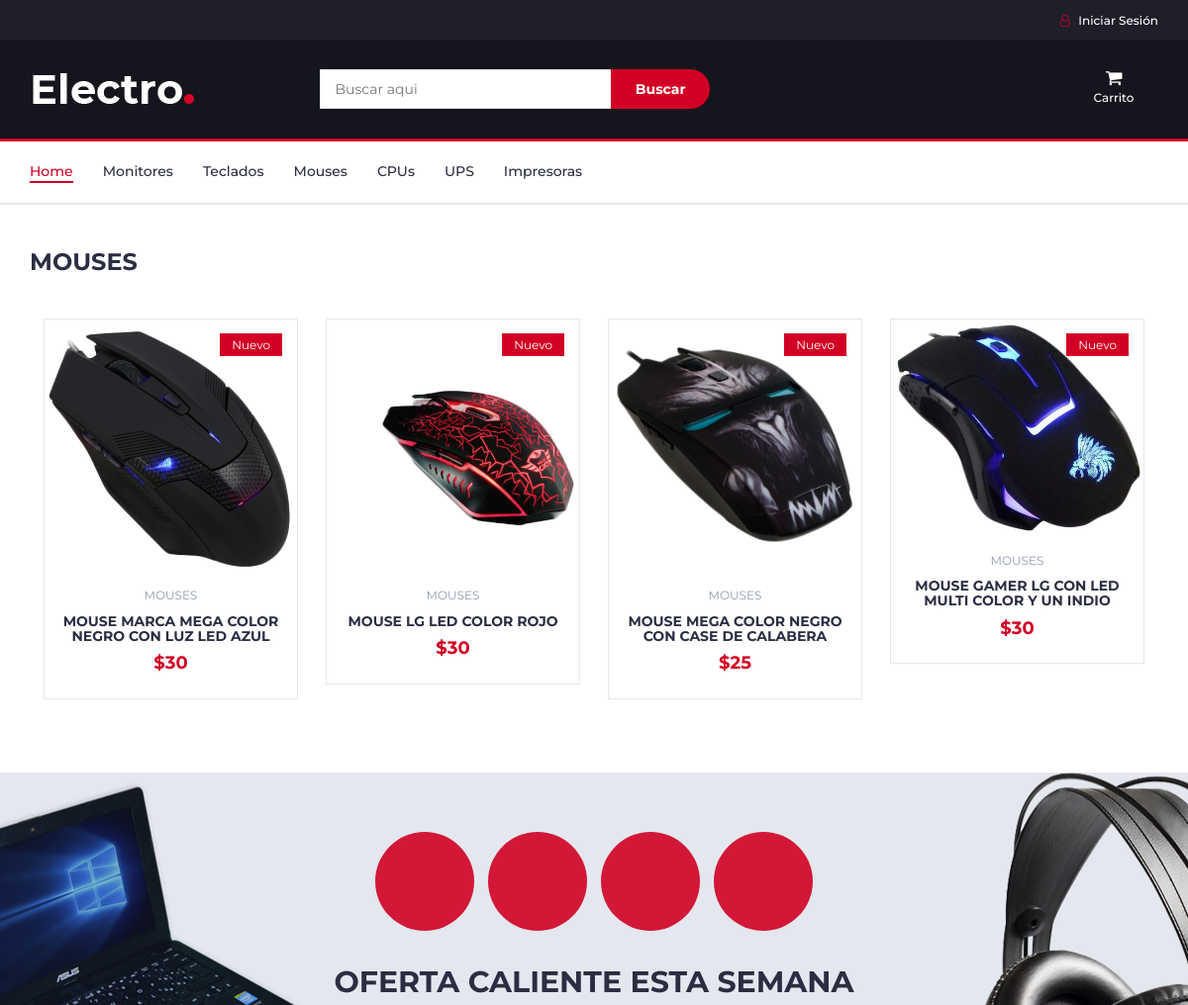
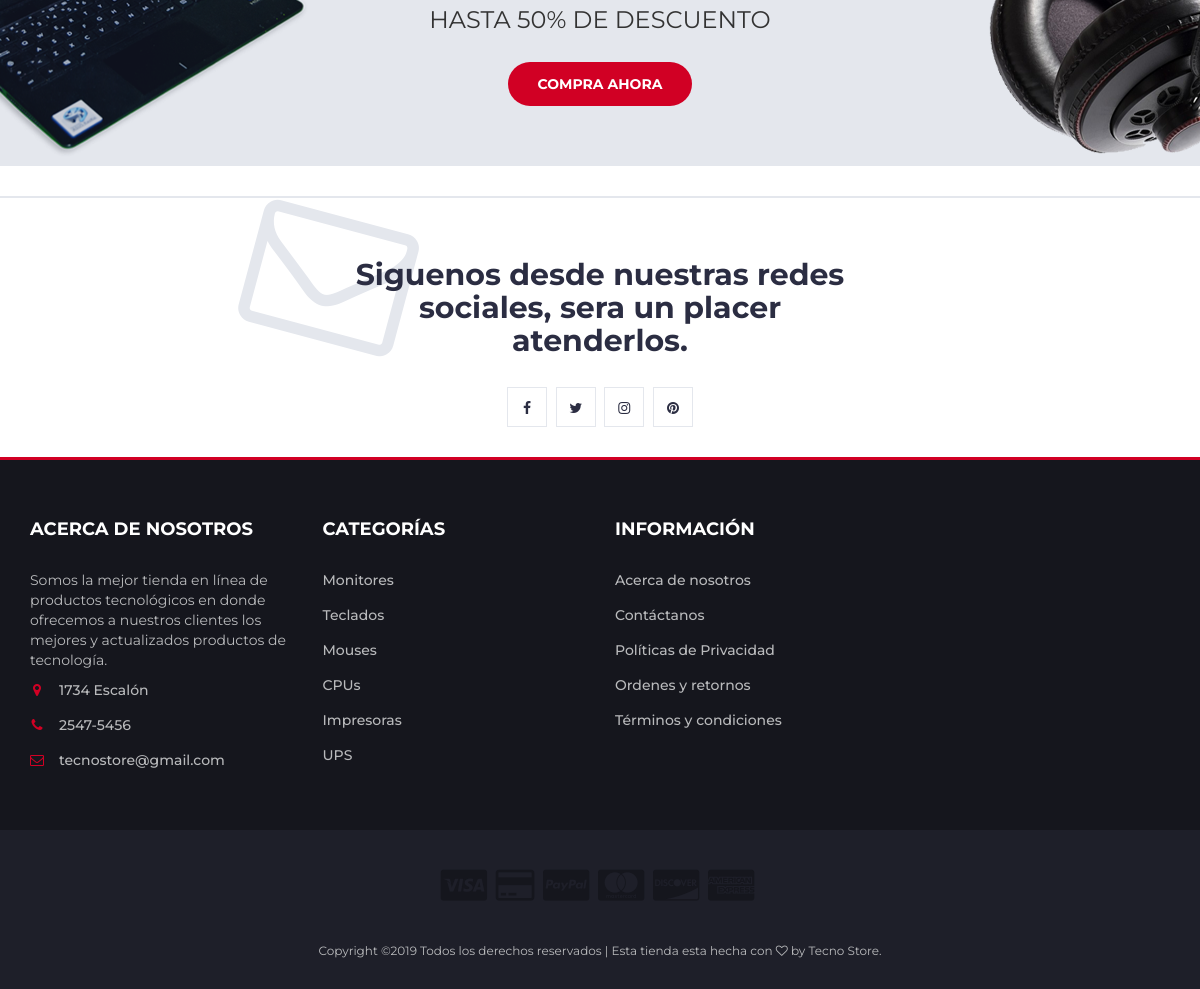
The page /index.php/home_controller/mouses on the database its author committed (2 pictures, top to bottom).
### tables this page shows
CREATE TABLE `producto` (
  `id_producto` int(11) NOT NULL,
  `descripcion` text NOT NULL,
  `especificacion` text NOT NULL,
  `precio_venta` double NOT NULL,
  `precio_compra` double NOT NULL,
  `stock` int(11) NOT NULL,
  `imagen` varchar(100) NOT NULL,
  `id_categoria` int(11) NOT NULL,
  `id_marca` int(11) NOT NULL,
  `id_proveedor` int(11) NOT NULL
);

CREATE TABLE `categoria` (
  `id_categoria` int(11) NOT NULL,
  `nombre_categoria` varchar(20) NOT NULL
);

### application/controllers/home_controller.php (called while the page is built, shortened)
<?php
class home_controller extends CI_Controller {
	public function __construct(){
		$this->load->model('home_model');
		$this->load->library('cart');
	}
	public function mouses(){
		$data = array(
			'title'      => 'Tecno Store',
			'mouses'  => $this->home_model->get_mouses());
		$this->load->view('template/header',$data);
		$this->load->view('cat_mouses_view');
		$this->load->view('template/footer');
	}
}

### index.php (called while the page is built, shortened)
<?php
require_once BASEPATH.'core/CodeIgniter.php';

### application/models/home_model.php (called while the page is built, shortened)
<?php
class home_model extends CI_Model {
	public function get_mouses(){
		$this->db->select('p.id_producto, p.descripcion, p.precio_venta, p.stock, p.imagen, c.nombre_categoria, m.nombre_marca');
		$this->db->from('producto p');
		$this->db->join('categoria c','c.id_categoria = p.id_categoria');
		$this->db->join('marca m','m.id_marca = p.id_marca');
		$this->db->where('c.id_categoria',8);
		$exe = $this->db->get();
		return $exe->result();
	}
}

### application/views/cat_mouses_view.php (the view, shortened to what this page needs)
<body>
	<div class="section">
		<div class="container">
			<div class="row">
				<div class="col-md-12">
					<div class="section-title">
						<h3 class="title">Mouses</h3>
					</div>
					<div id="productos">
						<?php foreach($mouses as $mo){ ?>
							<div class="col-md-3 col-xs-6" id="productos">
								<div class="product">
									<div class="product-img">
										<img src="<?= base_url('').$mo->imagen ?>" alt="">
										<div class="product-label">
											<span class="new">Nuevo</span>
										</div>
									</div>
									<div class="product-body">
										<p class="product-category"><?= $mo->nombre_categoria ?></p>
										<h3 class="product-name"><?= $mo->descripcion ?></h3>
										<h4 class="product-price">$<?= $mo->precio_venta ?></h4>
									</div>
									<div class="add-to-cart">
										<a href="<?php echo base_url('home_controller/get_datos/'.$mo->id_producto) ?>"><button class="add-to-cart-btn"><i class="fa fa-shopping-cart"></i> Ver Detalles</button></a>
									</div>
								</div>
							</div>
						<?php } ?>
					</div>
				</div>
			</div>
		</div>
	</div>
	<div id="hot-deal" class="section">
		<div class="container">
			<div class="row">
				<div class="col-md-12">
					<div class="hot-deal">
						<ul class="hot-deal-countdown">
							<li>
							</li>
							<li>
							</li>
							<li>
							</li>
							<li>
							</li>
						</ul>
						<h2 class="text-uppercase">OFERTA CALIENTE ESTA SEMANA</h2>
						<p>HASTA 50% DE DESCUENTO</p>
						<a class="primary-btn cta-btn" href="#">Compra ahora</a>
					</div>
				</div>
			</div>
		</div>
	</div>

### props/css/style.css (style rules this page uses)
body { font-family: 'Montserrat', sans-serif; font-weight: 400; color: #333; }
h1, h2, h3, h4, h5, h6 { color: #2B2D42; font-weight: 700; margin: 0 0 10px; }
a { color: #2B2D42; font-weight: 500; -webkit-transition: 0.2s color; transition: 0.2s color; }
ul, ol { margin: 0; padding: 0; list-style: none }
.primary-btn { display: inline-block; padding: 12px 30px; background-color: #D10024; border: none; border-radius: 40px; color: #FFF; text-transform: uppercase; font-weight: 700; text-align: center; -webkit-transition: 0.2s all; transition: 0.2s all; }
.section { padding-top: 30px; padding-bottom: 30px; }
.section-title { position: relative; margin-bottom: 30px; margin-top: 15px; }
.section-title .title { display: inline-block; text-transform: uppercase; margin: 0px; }
#hot-deal.section { padding: 60px 0px; margin: 30px 0px; background-color: #E4E7ED; background-image: url('../img/hotdeal.png'); background-position: center; background-repeat: no-repeat; }
.hot-deal { text-align: center; }
.hot-deal .hot-deal-countdown { margin-bottom: 30px; }
.hot-deal .hot-deal-countdown>li { position: relative; display: inline-block; width: 100px; height: 100px; background: #D10024e6; text-align: center; border-radius: 50%; margin: 0px 5px; }
.hot-deal p { text-transform: uppercase; font-size: 24px; }
.hot-deal .cta-btn { margin-top: 15px; }
.product { position: relative; margin: 15px 0px; -webkit-box-shadow: 0px 0px 0px 0px #E4E7ED, 0px 0px 0px 1px #E4E7ED; box-shadow: 0px 0px 0px 0px #E4E7ED, 0px 0px 0px 1px #E4E7ED; -webkit-transition: 0.2s all; transition: 0.2s all; }
.product .product-img { position: relative; }
.product .product-img>img { width: 100%; }
.product .product-img .product-label { position: absolute; top: 15px; right: 15px; }
.product .product-img .product-label>span { border: 2px solid; padding: 2px 10px; font-size: 12px; }
.product .product-img .product-label>span.new { background-color: #D10024; border-color: #D10024; color: #FFF; }
.product .product-body { position: relative; padding: 15px; background-color: #FFF; text-align: center; z-index: 20; }
.product .product-body .product-category { text-transform: uppercase; font-size: 12px; color: #8D99AE; }
.product .product-body .product-name { text-transform: uppercase; font-size: 14px; }
.product .product-body .product-price { color: #D10024; font-size: 18px; }
.product .add-to-cart { position: absolute; left: 1px; right: 1px; bottom: 1px; padding: 15px; background: #1e1f29; text-align: center; -webkit-transform: translateY(0%); -ms-transform: translateY(0%); transform: translateY(0%); -webkit-transition: 0.2s all; transition: 0.2s all; z-index: 2; }
.product .add-to-cart .add-to-cart-btn { position: relative; border: 2px solid transparent; height: 40px; padding: 0 30px; background-color: #ef233c; color: #FFF; text-transform: uppercase; font-weight: 700; border-radius: 40px; -webkit-transition: 0.2s all; transition: 0.2s all; }

### rows shown on the page
producto: imagen (picture), id_categoria.nombre_categoria "MOUSES", descripcion "MOUSE MARCA MEGA COLOR NEGRO CON LUZ LED AZUL", precio_venta "30"
producto: imagen (picture), id_categoria.nombre_categoria "MOUSES", descripcion "MOUSE LG LED COLOR ROJO", precio_venta "30"
producto: imagen (picture), id_categoria.nombre_categoria "MOUSES", descripcion "MOUSE MEGA COLOR NEGRO CON CASE DE CALABERA", precio_venta "25"
producto: imagen (picture), id_categoria.nombre_categoria "MOUSES", descripcion "MOUSE GAMER LG CON LED MULTI COLOR Y UN INDIO", precio_venta "30"
